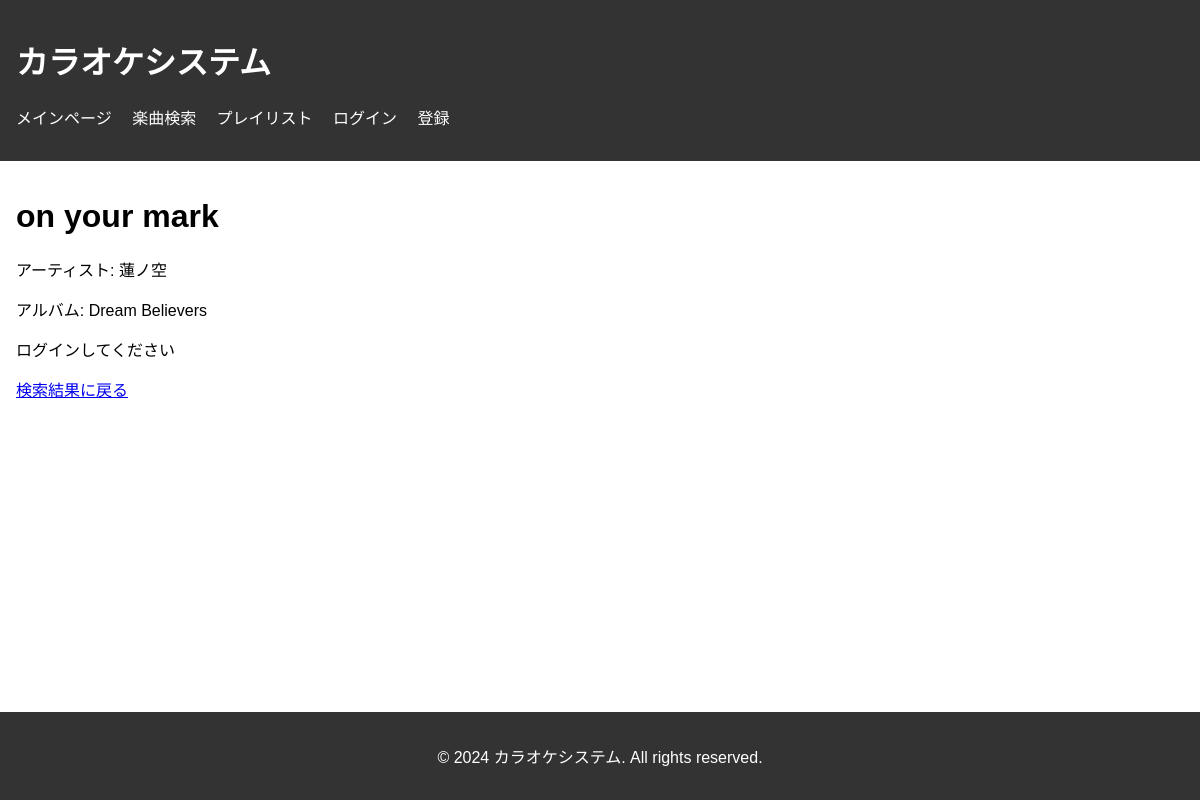
Screenshot of /song/1/ with the database file from the repository.
### karaoke/models/song.py (models this page shows, shortened)
class Song(models.Model):
    songid = models.AutoField(primary_key=True)
    title = models.CharField(max_length=200)
    artist = models.CharField(max_length=200)
    album = models.CharField(max_length=200, null=True, blank=True)
    file_path = models.FileField(upload_to='songs/')

### karaoke/views.py (the view)
# urls.py: path('song/<int:songid>/', views.song_detail, name='song_detail'),
def song_detail(request, songid):
    song = get_object_or_404(Song, songid=songid)
    return render(request, 'song_detail.html', {'song': song})

### karaoke/templates/song_detail.html (shortened to what this page needs)
{% extends 'base.html' %}
{% block content %}
<body>
    <h1>{{ song.title }}</h1>
    <p>アーティスト: {{ song.artist }}</p>
    <p>アルバム: {{ song.album|default:"未知" }}</p>
    {% if user.is_authenticated %}
        <form action="{% url 'order_song' song.songid %}" method="post">
            {% csrf_token %}
            <button type="submit">予約する</button>
        </form>
    {% else %}
        <p>ログインしてください</p>
    {% endif %}
    <a href="{% url 'search_songs' %}">検索結果に戻る</a>
</body>
{% endblock %}

### karaoke/templates/base.html (style rules this page uses)
body { font-family: Arial, sans-serif; margin: 0; padding: 0; display: flex; flex-direction: column; min-height: 100vh; }

### rows the page displays
Song: title "on your mark", artist "蓮ノ空", album "Dream Believers"
